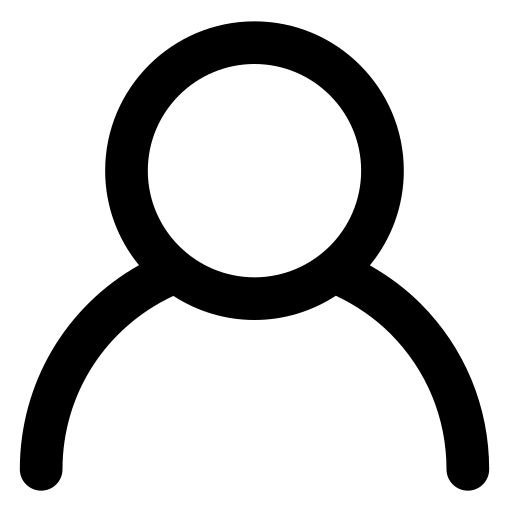
#> input picture Application/gui/photos/account.png, 512 x 512 px
$ python main.py   (older library calls are emulated)
#> lines starting #> are read from the running program, lines starting #| are printed output that depends on the picture; pictures that were not available may be replaced by others from this repository, and a replacement may not be noted
### Application/gui/app/window.py
from tkinter import *
from PIL import ImageTk, Image
import webbrowser
from app.app import App

class Window():
    def __init__(self, user, lock, exit, web):
        self.tk = Tk()
        self.tk.title("Check Computers")
        self.tk.geometry("500x600")
        self.tk.resizable(False, False)
        self.tk.configure(background='#8eb8de')

        self.new = None;

        self.img1 = ImageTk.PhotoImage(file="photos/input.png")
        self.img2 = ImageTk.PhotoImage(file="photos/input.png")
        self.confirm = ImageTk.PhotoImage(file="photos/login.png")
        self.user_img = ImageTk.PhotoImage(user)
        self.lock_img = ImageTk.PhotoImage(lock)
        self.exit_img = ImageTk.PhotoImage(exit)
        self.web_img = ImageTk.PhotoImage(web)

        self.entry1 = None;
        self.entry2 = None;

        self.create_title()
        self.create_input()
        self.create_button()

        self.tk.mainloop()

    def create_title(self):
        titre = Label(text="User Login", font=("Berlin Sans fb demi", 32), foreground="#1d0159", background="#8eb8de")
        titre.place(
            x=100, y=50,
            width=300,
            height=60)

    def create_input(self):

        label = Label(self.tk, image=self.img1, borderwidth=0,highlightthickness=0 )
        label.pack(pady=140)
        label_user1 = Label(self.tk, image=self.user_img, borderwidth=0,highlightthickness=0)
        label_user1.place(x=118, y=155)
        self.entry1 = Entry(
            bd=0,
            bg="#6883A7",
            highlightthickness=0, font=("Berlin Sans fb demi", 12))
        self.entry1.place(
            x=190, y=150,
            width=185,
            height=60)

        label2 = Label(self.tk, image=self.img2, borderwidth=0,highlightthickness=0)
        label2.place(x=100, y=240)
        label_lock = Label(self.tk, image=self.lock_img, borderwidth=0,highlightthickness=0)
        label_lock.place(x=118, y=255)
        self.entry2 = Entry(
            bd=0,
            bg="#6883A7",
            highlightthickness=0, font=("Berlin Sans fb demi", 12), show="*")
        self.entry2.place(
            x=190, y=250,
            width=185,
            height=60)

    def create_button(self):
        btn = Button(self.tk,
                     command=self.close_app,
                     image=self.exit_img,
                     borderwidth=0,
                     highlightthickness=0,
                     background="#8eb8de",
                     activebackground="#8eb8de")
        btn.place(
            x=30, y=530,
            width=40,
            height=40)

        btn2 = Button(self.tk,
                      command=self.open_website,
                      image=self.web_img,
                      borderwidth=0,
                      highlightthickness=0,
                      background="#8eb8de",
                      activebackground="#8eb8de")
        btn2.place(
            x=440, y=530,
            width=40,
            height=40)

        btn3 = Button(self.tk,
                      command=self.conexion,
                      image=self.confirm,
                      borderwidth=0,
                      highlightthickness=0,
                      background="#8eb8de",
                      activebackground="#8eb8de")
        btn3.pack(pady=10)

    # [7 lines left out: function conexion, not called in this run]

    def close_app(self):
        self.tk.destroy()

    def open_website(self):
        webbrowser.open('https://www.google.be')

### Application/gui/main.py
from tkinter import *
from PIL import ImageTk, Image
import webbrowser
from app.app import App
from app.window import Window

if __name__ == '__main__':
    user = Image.open("photos/account.png")
#> user is the input picture: PIL image 512x512 RGBA; mean R, G, B, A 0, 0, 0, 54
    lock = Image.open("photos/lock.png")
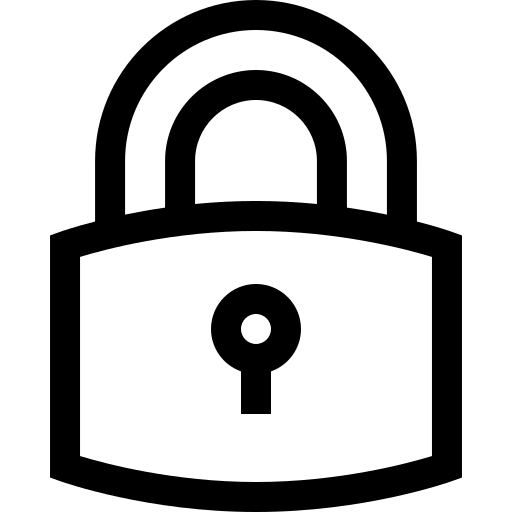
#> input picture Application/gui/photos/lock.png, 512 x 512 px
#> lock is the input picture: PIL image 512x512 RGBA; mean R, G, B, A 0, 0, 0, 68.5
    exit = Image.open("photos/logout.png")
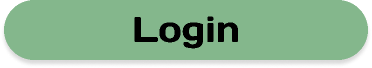
#> input picture Application/gui/photos/login.png, 372 x 68 px, given in place of logout.png, which was not available
#> exit is the input picture: PIL image 372x68 RGBA; mean R, G, B, A 104.6, 144.6, 110.9, 214.6
    web = Image.open("photos/web.png")
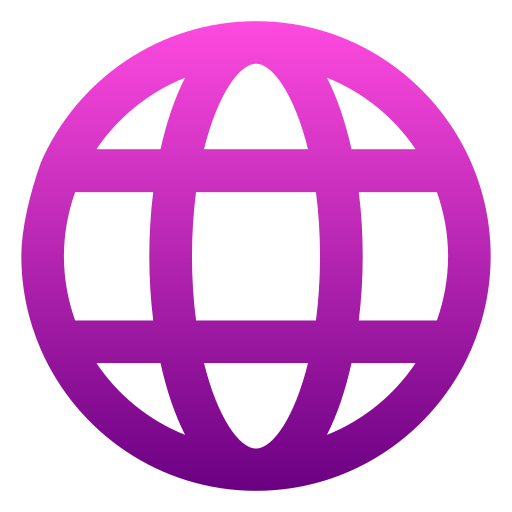
#> input picture Application/gui/photos/web.png, 512 x 512 px
#> web is the input picture: PIL image 512x512 RGBA; mean R, G, B, A 79.2, 16.1, 77.4, 109.1
    resized_user = user.resize((45, 45), Image.ANTIALIAS)
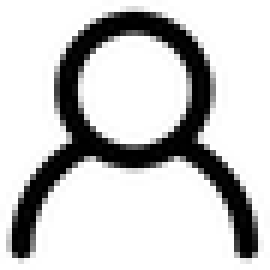
#> resized_user: PIL image 45x45 RGBA (shown 6 times larger); mean R, G, B, A 0, 0, 0, 54; transparent parts drawn white
    resized_lock = lock.resize((45, 45), Image.ANTIALIAS)
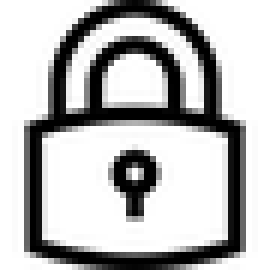
#> resized_lock: PIL image 45x45 RGBA (shown 6 times larger); mean R, G, B, A 0, 0, 0, 68.7; transparent parts drawn white
    resized_exit = exit.resize((30, 30), Image.ANTIALIAS)
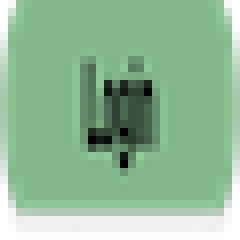
#> resized_exit: PIL image 30x30 RGBA (shown 8 times larger); mean R, G, B, A 111.2, 153.8, 118.1, 214.2; transparent parts drawn white
    resized_web = web.resize((30, 30), Image.ANTIALIAS)
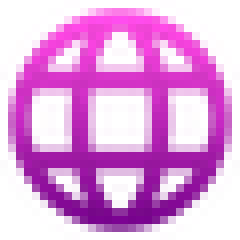
#> resized_web: PIL image 30x30 RGBA (shown 8 times larger); mean R, G, B, A 130.2, 24.9, 126.3, 108.7; transparent parts drawn white
    win = Window(resized_user, resized_lock, resized_exit, resized_web)
